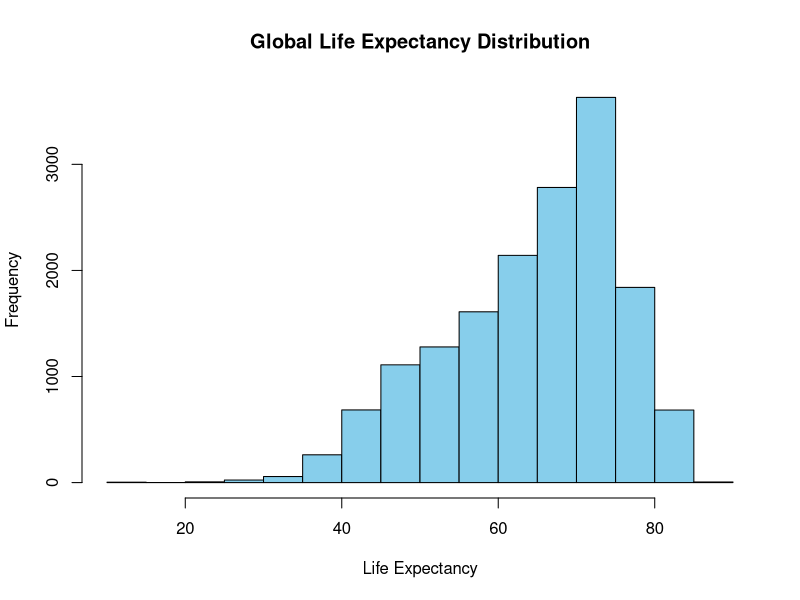
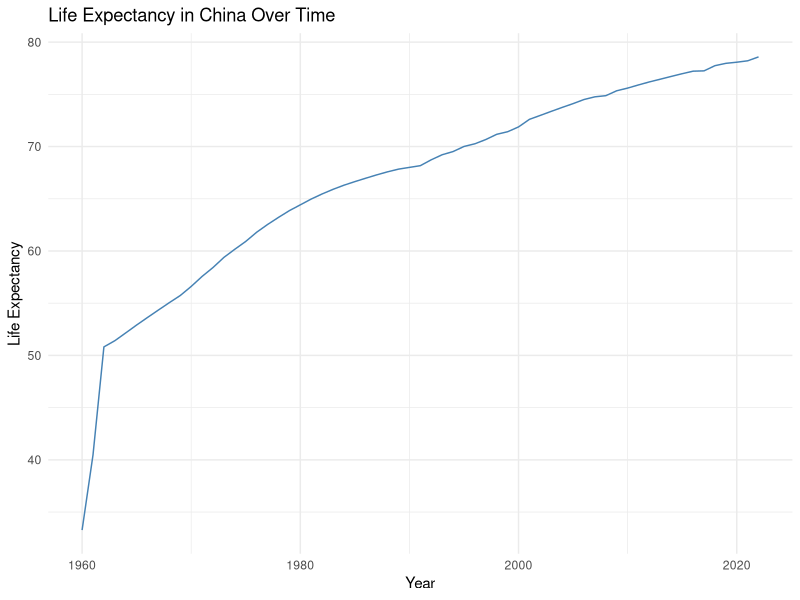
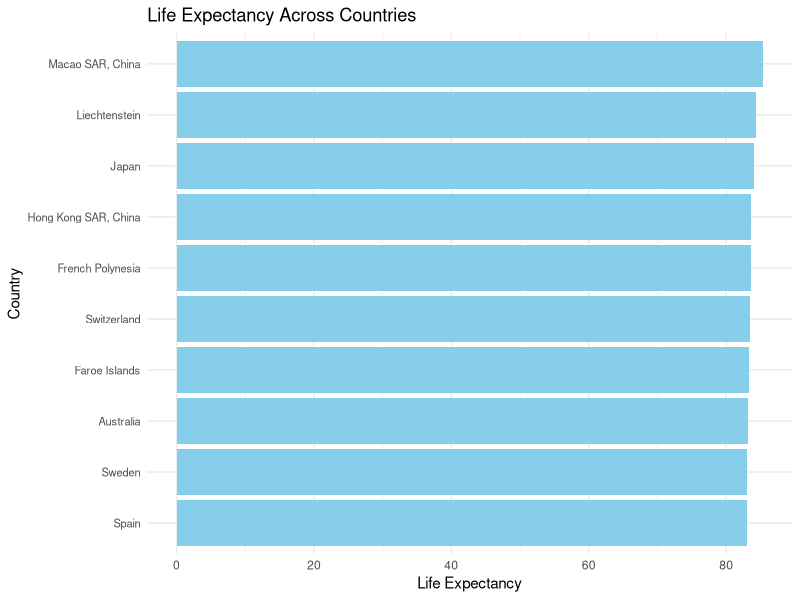

R code for these plots, in order:
## ---- chunk 1
library(tidyverse)
lifex <- read_csv("data/life_expectancy.csv")
## ---- chunk 2
lifex_clean <- lifex |> 
  select(-`Indicator Name`, -`Indicator Code`, -`Country Code`) |>
  pivot_longer(cols = -`Country Name`, 
               names_to = "year", 
               values_to = "life_expectancy") |>
  mutate(year = as.numeric(year)) |>
  select(country = `Country Name`, year, life_expectancy) |>
  drop_na()

glimpse(lifex_clean)
## ---- chunk 3
# Summary statistics of life expectancy
lifex_clean |> 
  summarise(
    avg = mean(life_expectancy, na.rm = TRUE),
    median = median(life_expectancy, na.rm = TRUE),
    min = min(life_expectancy, na.rm = TRUE),
    max = max(life_expectancy, na.rm = TRUE)
  )
## ---- chunk 4
# visualize the distribution of life expectancy
hist(lifex_clean$life_expectancy, 
     main = "Global Life Expectancy Distribution",
     xlab = "Life Expectancy",
     col = "skyblue",
     border = "black")
## ---- chunk 5
lifex_clean |>
  filter(country == "China") |>
  ggplot(aes(x = year, y = life_expectancy)) +
  geom_line(color = "steelblue") +
  labs(title = "Life Expectancy in China Over Time",
       x = "Year",
       y = "Life Expectancy") +
  theme_minimal()
## ---- chunk 6
lifex_clean |>
  filter(year == 2022) |>
  top_n(10, life_expectancy) |>
  ggplot(aes(x = reorder(country, life_expectancy), y = life_expectancy)) +
  geom_col(fill = "skyblue") +
  coord_flip() +
  labs(title = "Life Expectancy Across Countries",
       x = "Country",
       y = "Life Expectancy") +
  theme_minimal() +
  theme(axis.text.y = element_text(size = 8))
